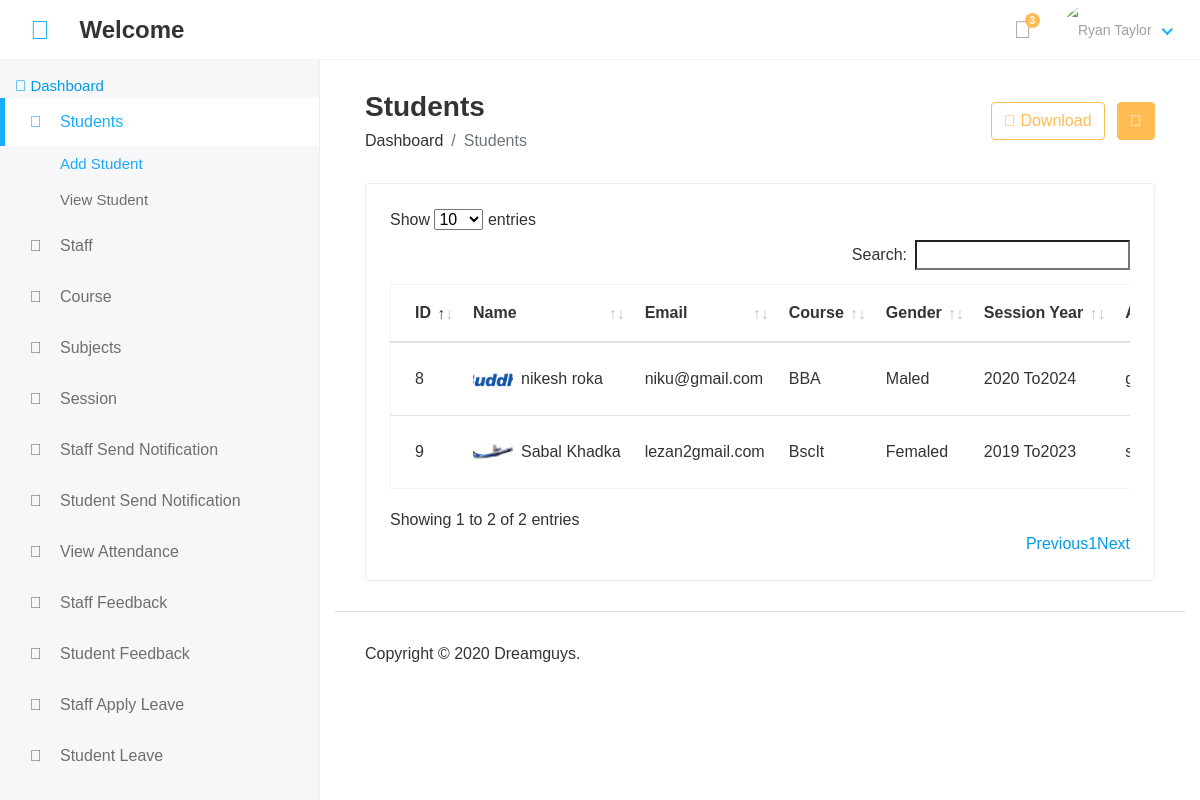
The page /hod/view_student/ on the database its author committed.
### app/models.py (models this page shows, shortened)
class Student(models.Model):
    admin=models.OneToOneField(CustomUser,on_delete=models.CASCADE)
    address=models.TextField()
    gender=models.CharField(max_length=50)
    course_id = models.ForeignKey(Course,on_delete=models.DO_NOTHING)
    session_year_id = models.ForeignKey(Session,on_delete=models.DO_NOTHING)
    created_at=models.DateTimeField(auto_now_add=True)
    updated_at=models.DateTimeField(auto_now=True)

class CustomUser(AbstractUser):
    USER=(
        (1,"HOD"),
        (2,"STAFF"),
        (1,"STUDENT"),
    )
    user_type = models.CharField(choices=USER, max_length=30, default=1)
    profile_pic=models.ImageField(upload_to='media/profile_pic')

class Course(models.Model):
    name=models.CharField(max_length=50)
    created_at=models.DateTimeField(auto_now_add=True)
    updated_at=models.DateTimeField(auto_now=True)

class Session(models.Model):
    session_start=models.CharField(max_length=50)
    session_end=models.CharField(max_length=50)

### cozy_cup/Hod_views.py (the view)
# urls.py: path('hod/view_student/', Hod_views.View_student, name='View_student'),
def View_student(request):
    student=Student.objects.all()
    context={
         'student':student,
    }
    return render(request,'Hod/views_student.html',context)

### templates/Hod/views_student.html (shortened to what this page needs)
{% extends "base.html" %}
{% block content %}
<div class="content container-fluid">
    <div class="page-header">
       <div class="row align-items-center">
          <div class="col">
             <h3 class="page-title">Students</h3>
             <ul class="breadcrumb">
                <li class="breadcrumb-item"><a href="index.html">Dashboard</a></li>
                <li class="breadcrumb-item active">Students</li>
             </ul>
          </div>
          <div class="col-auto text-right float-right ml-auto">
             <a href="#" class="btn btn-outline-primary mr-2"><i class="fas fa-download"></i> Download</a>
             <a href="add-student.html" class="btn btn-primary"><i class="fas fa-plus"></i></a>
          </div>
       </div>
    </div>
    <div class="row">
       <div class="col-sm-12">
          <div class="card card-table">
             <div class="card-body">
                <div class="table-responsive">
                   <table id="table_id" class="table table-hover table-center mb-0 ">
                      <thead>
                         <tr>
                            <th>ID</th>
                            <th>Name</th>
                            <th>Email</th>
                            <th>Course</th>
                            <th>Gender</th>
                            <th>Session Year</th>
                            <th>Address</th>
                         </tr>
                      </thead>
                      <tbody>
                        {%for i in student%}
                         <tr>
                            <td>{{i.id}}</td>
                            <td>
                               <h2 class="table-avatar">
                                  <a href="student-details.html" class="avatar avatar-sm mr-2"><img class="avatar-img rounded-circle"  src="/{{ i.admin.profile_pic }}"  alt="User Image"></a>
                                  <a href="student-details.html">{{i.admin.first_name}} {{i.admin.last_name}}</a>
                               </h2>
                            </td>
                            <td>{{i.admin.email}}</td>
                            <td>{{i.course_id.name}}</td>
                            <td>{{i.gender}}d</td>
                            <td>{{i.session_year_id.session_start}} To{{i.session_year_id.session_end}}</td>
                            <td>{{i.address}}</td>
                         </tr>
                         {%endfor%}
                      </tbody>
                   </table>
                </div>
             </div>
          </div>
       </div>
    </div>
 </div>
{% endblock content %}

### templates/base.html (shortened to what this page needs)
<!DOCTYPE html>
<html >
    {% load static %}
   <head>
<link rel="stylesheet" href="{% static 'assets/plugins/bootstrap/css/bootstrap.min.css' %}">
<link rel="stylesheet" href=" {% static 'assets/plugins/fontawesome/css/fontawesome.min.css' %}">
<link rel="stylesheet" href="{% static 'assets/plugins/fontawesome/css/all.min.css '%}">
<link rel="stylesheet" href="{% static 'assets/css/style.css' %}">
 <link rel="stylesheet" href="{% static 'assets/plugins/datatables/datatables.min.css' %}">
   </head>
   <body>
      {% include 'Includes/header.html' %}
      {% include 'Includes/sidebar.html' %}
   <div class="content container-fluid">
    <div class="page-wrapper">
      {%block content%}
      {%endblock%}
      {% include 'Includes/footer.html' %}
    </div>
   </div>
 </body>
</html>

### templates/Includes/header.html (shortened to what this page needs)
{% load static %}
<div class="main-wrapper">
    <div class="header">
       <a href="" id="toggle_btn">
       <i class="fas fa-align-left"></i>
       </a>
       <div class="top-nav-search mt-3">
          <h4><strong>Welcome </strong>{{user.first_name}} {{user.last_name}} </h4>
       </div>
       <ul class="nav user-menu">
          <li class="nav-item dropdown noti-dropdown">
             <a href="#" class="dropdown-toggle nav-link" data-toggle="dropdown">
             <i class="far fa-bell"></i> <span class="badge badge-pill">3</span>
             </a>
          </li>
          <li class="nav-item dropdown has-arrow">
             <a href="#" class="dropdown-toggle nav-link" data-toggle="dropdown">
               {%if user.profile_pic == ""%}
               <span class="user-img"><img class="rounded-circle" src="{% static 'assets/img/nophoto.jpg' %}" width="31" alt="Ryan Taylor"></span>
               {%else%}
               <span class="user-img"><img class="rounded-circle" src="{{ user.profile_pic.url }}" width="31" alt="Ryan Taylor"></span>
               {%endif%}
            </a>
          </li>
       </ul>
    </div>

### templates/Includes/sidebar.html (shortened to what this page needs)
{%load static %}
<div class="sidebar" id="sidebar">
   <div class="sidebar-inner slimscroll">
      <div id="sidebar-menu" class="sidebar-menu">
         <ul>
               <a href="{% url 'Hod_home' %}" class="fas fa-holly-berry"></i> <span> Dashboard</span> </a>
            <li class="submenu active">
               <a href="#"><i class="fas fa-user-graduate"></i> <span> Students</span> <span class="menu-arrow"></span></a>
               <ul>
                  <li><a href="{% url 'Add_student' %}" class="active"> Add Student </a></li>
                  <li><a href="{% url 'View_student' %}"> View Student </a></li>
               </ul>
            </li>
            <li class="submenu">
               <a href="#"><i class="fas fa-chalkboard-teacher"></i> <span> Staff</span> <span class="menu-arrow"></span></a>
            </li>
            <li class="submenu">
               <a href="#"><i class="fa fa-graduation-cap"></i> <span> Course</span> <span class="menu-arrow"></span></a>
            </li>
            <li class="submenu">
               <a href="#"><i class="fas fa-book-reader"></i> <span> Subjects</span> <span class="menu-arrow"></span></a>
            </li>
            <li class="submenu">
               <a href="#"><i class="fas fa-clock"></i> <span> Session</span> <span class="menu-arrow"></span></a>
            </li>
            <li>
               <a href="{%url 'Staff_send_notification' %}"><i class="fa fa-bell"></i> <span> Staff  Send Notification</span></a>
            </li>
            <li>
               <a href="fees.html"><i class="fa fa-bell"></i> <span> Student Send Notification</span></a>
            </li>
            <li>
               <a href="exam.html"><i class="fa fa-calendar"></i> <span>View Attendance</span></a>
            </li>
            <li>
               <a href="event.html"><i class="fas fa-comments"></i> <span> Staff Feedback</span></a>
            </li>
            <li>
               <a href="time-table.html"><i class="fas fa-comments"></i> <span>Student Feedback</span></a>
            </li>
            <li>
               <a href="{%url 'Staff_apply_leave' %}"><i class="fas fa-envelope"></i> <span>Staff  Apply Leave</span></a>
            </li>
            <li>
               <a href="library.html"><i class="fas fa-envelope"></i> <span>Student Leave</span></a>
            </li>
            <li>
               <a href="{%url 'logout'%}"><i class="fas fa-sign-out-alt"></i> <span>Logout</span></a>
            </li>
         </ul>
      </div>
   </div>
</div>

### templates/Includes/footer.html
{%load static %}
    <footer>
       <p>Copyright © 2020 Dreamguys.</p>
    </footer>

### rows shown on the page
Student: id "8", admin.profile_pic (picture), admin.first_name "nikesh", admin.last_name "roka", admin.email "niku@gmail.com", course_id.name "BBA", gender "Male", session_year_id.session_start "2020", session_year_id.session_end "2024"
Student: id "9", admin.profile_pic (picture), admin.first_name "Sabal", admin.last_name "Khadka", admin.email "lezan2gmail.com", course_id.name "BscIt", gender "Female", session_year_id.session_start "2019", session_year_id.session_end "2023"
